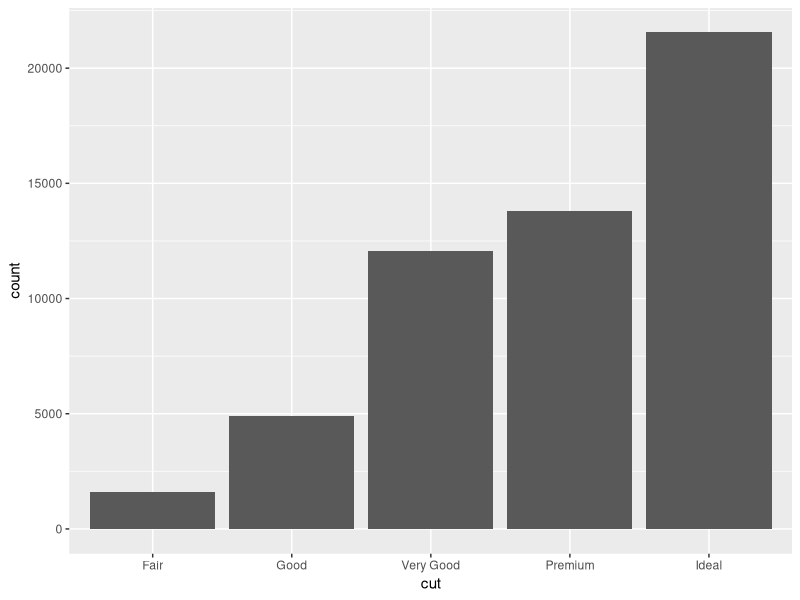
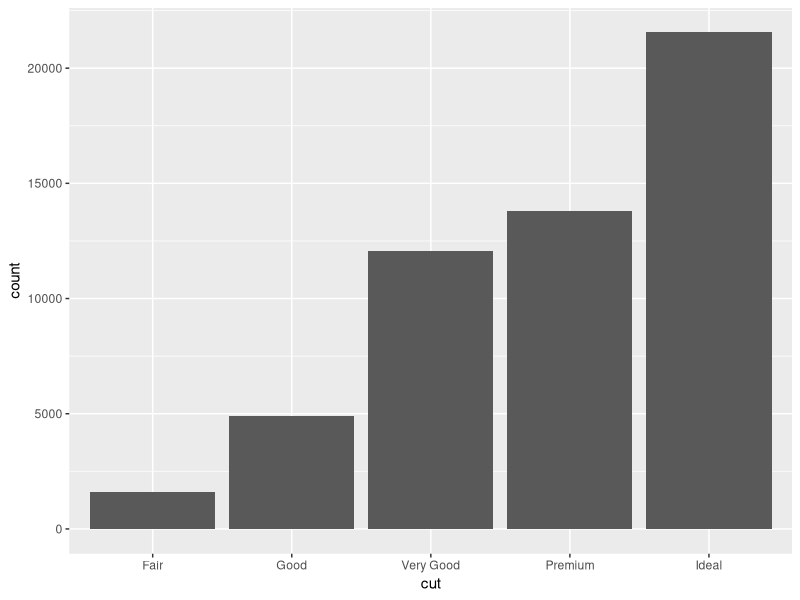
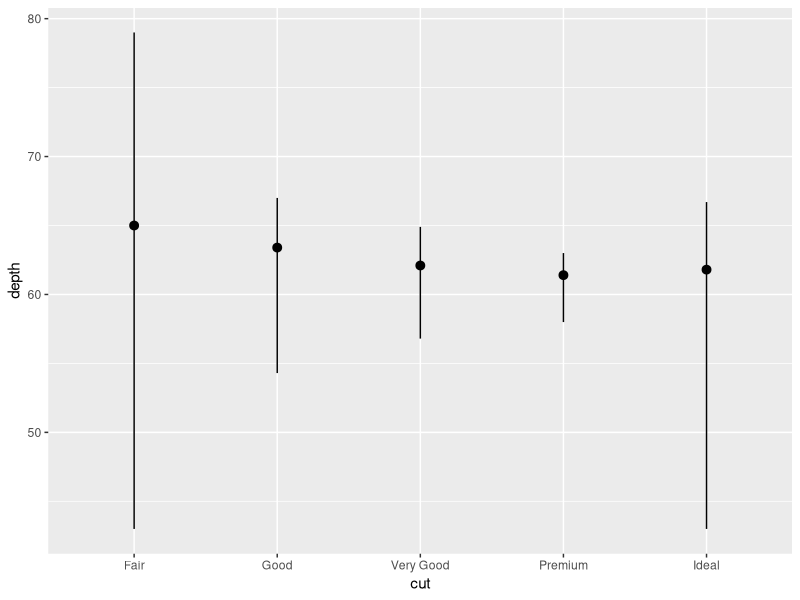
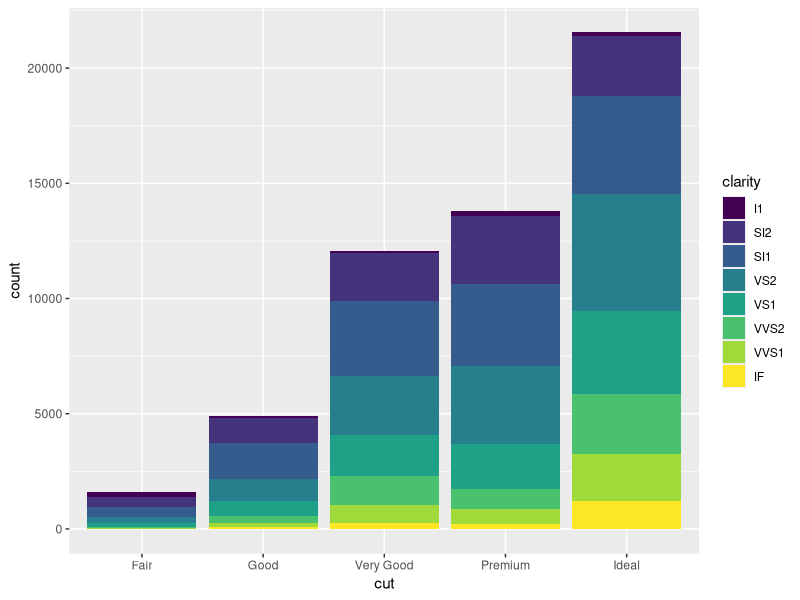

Generate these figures, in order, with R: (Note: this script raises an error after producing the figures.)
# Exercise 2: advanced ggplot2 practice

# Install and load the `ggplot2` package
#install.packages('ggplot2')
library(ggplot2)

# For this exercise you will again be working with the `diamonds` data set.
# Use `?diamonds` to review details about this data set
?diamonds

## Statistical Transformations

# Draw a bar chart of the diamonds data, organized by cut
# Each bar's height is based on the "count" (number) of diamonds with that cut
ggplot(data = diamonds) + geom_bar(mapping = aes(x = cut))

# Use the `stat_count` to apply the statistical transformation "count" to the 
# diamonds by cut. You do not need a separate geometry layer!
ggplot(data = diamonds) + stat_count(mapping = aes(x = cut))

# Use the `stat_summary` function to draw a chart with a summary layer.
# Map the x-position to diamond `cut`, and the y-position to diamond `depth`
# Bonus: use `min` as the function ymin, `max` as the function ymax, and `median` 
# as the function y
ggplot(data = diamonds, mapping = aes(x = cut, y = depth)) + 
  stat_summary(fun.ymin = "min", fun.ymax = "max", fun.y = "median")


## Position Adjustments

# Draw a bar chart of diamonds organized by cut, with each bar filled by clarity.
# You should see a _stacked_ bar chart.
ggplot(data = diamonds) + geom_bar(mapping = aes(x = cut, fill = clarity))

# Draw the same chart again, but with each element positioned to "fill" the y axis
ggplot(data = diamonds) + gemo_bar(mapping = aes(x = cut, ))

# Draw the same chart again, but with each element positioned to "dodge" each other


# Draw a plot with point geometry with the x-position mapped to `cut` and the 
# y-position mapped to `clarity`
# This creates a "grid" grouping the points


# Use the "jitter" position adjustment to keep the points from all overlapping!
# (This works a little better with a sample of diamond data, such as from the 
# previous exercise).



## Scales

# Draw a "boxplot" (with `geom_boxplot`) for the diamond's price (y) by color (x)


# This has a lot of outliers, making it harder to read. To fix this, draw the 
# same plot but with a _logarithmic_ scale for the y axis.


# For another version, draw the same plot but with `violin` geometry instead of 
# `boxplot` geometry!
# How does the logarithmic scale change the data presentation?


# Another interesting plot: draw a plot of the diamonds price (y) by carat (x), 
# using a heatmap of 2d bins (geom_bin2d)
# What happens when you make the x and y channels scale logarithmically?


# Draw a scatter plot for the diamonds price (y) by carat (x). Color each point
# by the clarity (Remember, this will take a while. Use a sample of the diamonds 
# for faster results)


# Change the color of the previous plot using a ColorBrewer scale of your choice. 
# What looks nice?



## Coordinate Systems

# Draw a bar chart with x-position and fill color BOTH mapped to cut
# For best results, SET the `width` of the geometry to be 1 (fill plot, no space
# between)
# TIP: You can save the plot to a variable for easier modifications


# Draw the same chart, but with the coordinate system flipped


# Draw the same chart, but in a polar coordinate system. It's a Coxcomb chart!



## Facets

# Take the scatter plot of price by carat data (colored by clarity) and add 
# _facets_ based on the diamond's `color`



## Saving Plots

# Use the `ggsave()` function to save the current (recent) plot to disk.
# Name the output file "my-plot.png".
# Make sure you've set the working directory!!

